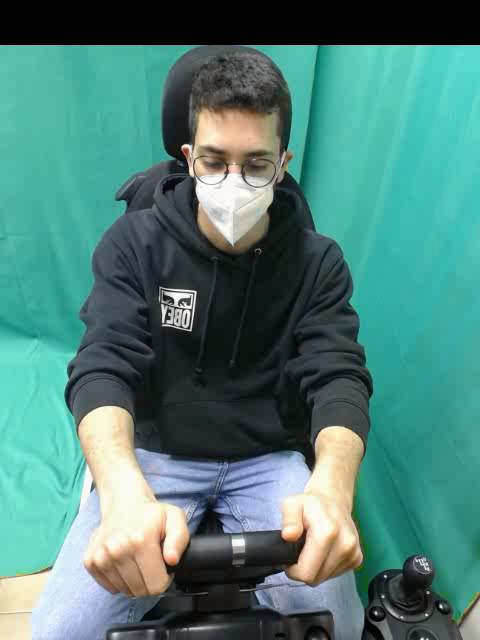
#> input picture TransferCalibrator/Input/Target.png, 480 x 640 px
$ python transfer_calibrator.py --source TransferCalibrator/Input/Target.png
#> lines starting #> are read from the running program, lines starting #| are printed output that depends on the picture
import numpy as np
import cv2
import sys
import argparse

def linearize_mask(image):
    h,w = image.shape
    return image.reshape((h*w))

# Data un immagine calcola la media e la deviazione standard dei canali
def image_stats(image, applyMask=False, lMeanM=1, lStdM=1, aMeanM=1, aStdM=1, bMeanM=1, bStdM=1):
    if applyMask == True:
        # Viene estratta la maschera dall'alpha dell'immagine
        mask = linearize_mask(image[:,:,3])
        # Viene convertita l'immagine da RGB a L*a*b
        image = cv2.cvtColor(image, cv2.COLOR_BGR2LAB).astype("float32")

        # Dall'immagine vengo estratti i singoli canali
        (l, a, b) = cv2.split(image)

        # I canali vengono convertiti in un array lineare
        l = linearize_mask(l)
        a = linearize_mask(a)
        b = linearize_mask(b)

        # Viene presa solamente la porzione di immagine in cui è presente il soggetto
        l=l[mask!=0]
        a=a[mask!=0]
        b=b[mask!=0]
    else:
        # Viene convertita l'immagine da RGB a L*a*b
        image = cv2.cvtColor(image, cv2.COLOR_BGR2LAB).astype("float32")

        # Dall'immagine vengo estratti i singoli canali
        (l, a, b) = cv2.split(image)

    # Vengono calcolate: la devizione standard e la media

    (lMean, lStd) = (l.mean(), l.std())
    (aMean, aStd) = (a.mean(), a.std())
    (bMean, bStd) = (b.mean(), b.std())

    # le statiche vengono inserite nell'array, che sarà poi salvato su un file di testo
    stats = []
    stats.append(lMean * lMeanM)
    stats.append(lStd * lStdM)
    stats.append(aMean * aMeanM)
    stats.append(aStd * aStdM)
    stats.append(bMean * bMeanM)
    stats.append(bStd * bStdM)
    # return the color statistics

    stats = np.array(stats)

    return stats

def parse_args(args=sys.argv[1:]):
    """Parse arguments."""

    parser = argparse.ArgumentParser(
    description="Calibration for Transfer",
    prog='python3 transfe_calibrator.py')

    parser.add_argument("-t", "--target", help="path to target image file.",
                        type=str, default="TransferCalibrator/Input/Target.png")

    parser.add_argument("-s", "--source", help="path to source image file.",
                        type=str, default="TransferCalibrator/Input/Source.png")

    parser.add_argument("-o1", "--outpath1", help="path to source stats file.",
                        type=str, default="TransferCalibrator/Output/SourceStats.txt")

    parser.add_argument("-o2", "--outpath2", help="path to target stats file.",
                        type=str, default="TransferCalibrator/Output/TargetStats.txt")

    return parser.parse_args(args)


if __name__ == "__main__":
    args = parse_args()
    source = cv2.imread(args.source)
#> source is the input picture: shape (640, 480, 3); mean B, G, R 120.1, 127.4, 78.4
    target = cv2.imread(args.target, cv2.IMREAD_UNCHANGED)

    sourceStats = image_stats(source)
#> in image_stats, `image = cv2.cvtColor(image, cv2.COLOR_BGR2LAB).astype("float32")`:
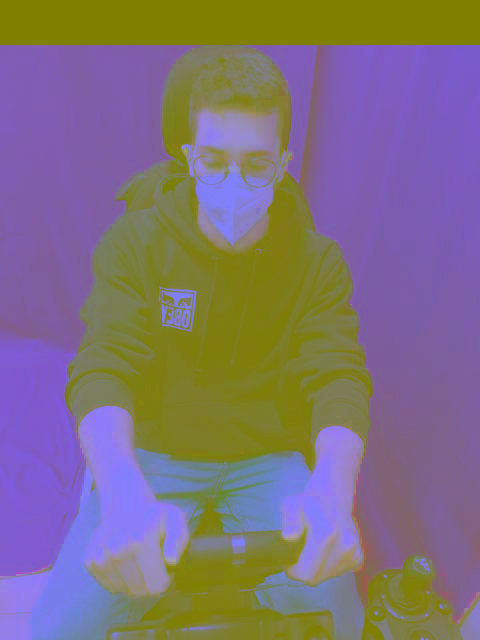
#> image: shape (640, 480, 3) float32; mean of channels 0, 1, 2 124.8, 112.6, 127.6; drawn as B, G, R
#> in image_stats, `(l, a, b) = cv2.split(image)`:
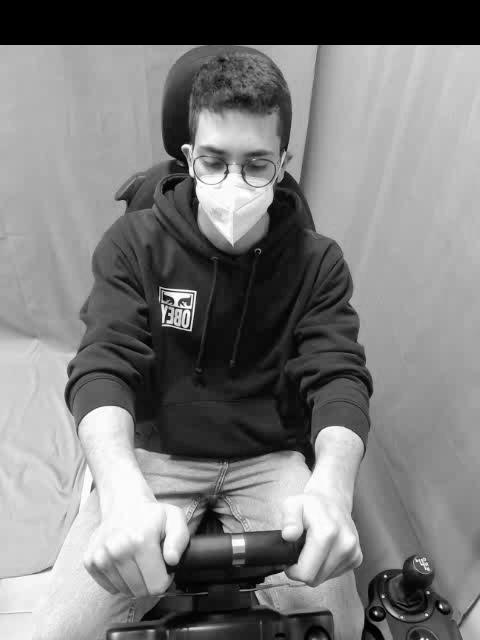
#> l: shape (640, 480) float32; min 0, max 255, mean 124.8
#> in image_stats, `(l, a, b) = cv2.split(image)`:
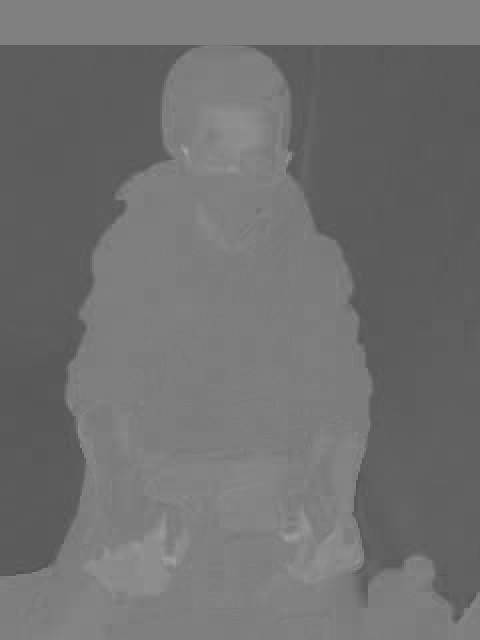
#> a: shape (640, 480) float32; min 79, max 163, mean 112.6
#> in image_stats, `(l, a, b) = cv2.split(image)`:
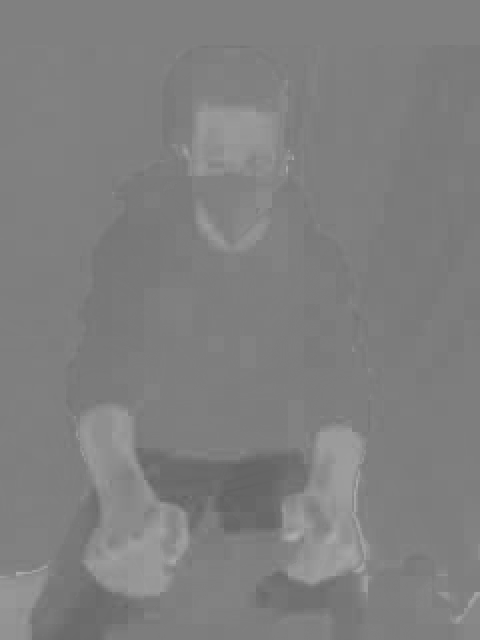
#> b: shape (640, 480) float32; min 98, max 175, mean 127.5
#> in image_stats, `(lMean, lStd) = (l.mean(), l.std())`: lMean = 124.8; lStd = 74.54
#> in image_stats, `(aMean, aStd) = (a.mean(), a.std())`: aMean = 112.6; aStd = 17.18
#> in image_stats, `(bMean, bStd) = (b.mean(), b.std())`: bMean = 127.5; bStd = 8.22
#> in image_stats, `stats = np.array(stats)`: stats = [124.8, 74.54, 112.6, 17.18, 127.5, 8.22]
#> sourceStats = [124.8, 74.54, 112.6, 17.18, 127.5, 8.22]
    targetStats = image_stats(target, applyMask = True)
#> targetStats = [103.3, 79.3, 127.2, 4.28, 128.3, 11.25]

    np.savetxt(args.outpath1, sourceStats)
    np.savetxt(args.outpath2, targetStats)
